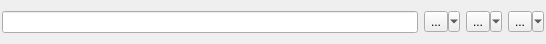
<?xml version="1.0" encoding="UTF-8"?>
<ui version="4.0">
 <class>SearchWidget</class>
 <widget class="QWidget" name="SearchWidget">
  <property name="geometry">
   <rect>
    <x>0</x>
    <y>0</y>
    <width>546</width>
    <height>44</height>
   </rect>
  </property>
  <property name="windowTitle">
   <string>Form</string>
  </property>
  <layout class="QHBoxLayout" name="horizontalLayout_2">
   <property name="leftMargin">
    <number>2</number>
   </property>
   <property name="topMargin">
    <number>2</number>
   </property>
   <property name="rightMargin">
    <number>2</number>
   </property>
   <property name="bottomMargin">
    <number>2</number>
   </property>
   <item>
    <layout class="QHBoxLayout" name="horizontalLayout">
     <item>
      <widget class="SearchLineEdit" name="searchBox"/>
     </item>
     <item>
      <widget class="CategoryToolButton" name="categoryButton">
       <property name="sizePolicy">
        <sizepolicy hsizetype="Preferred" vsizetype="Fixed">
         <horstretch>0</horstretch>
         <verstretch>0</verstretch>
        </sizepolicy>
       </property>
       <property name="text">
        <string>...</string>
       </property>
       <property name="icon">
        <iconset theme="edit-find">
         <normaloff>.</normaloff>.</iconset>
       </property>
       <property name="iconSize">
        <size>
         <width>22</width>
         <height>22</height>
        </size>
       </property>
       <property name="popupMode">
        <enum>QToolButton::MenuButtonPopup</enum>
       </property>
       <property name="toolButtonStyle">
        <enum>Qt::ToolButtonTextBesideIcon</enum>
       </property>
      </widget>
     </item>
     <item>
      <widget class="RepoToolButton" name="repoButton">
       <property name="text">
        <string>...</string>
       </property>
       <property name="icon">
        <iconset theme="repository">
         <normaloff>.</normaloff>.</iconset>
       </property>
       <property name="iconSize">
        <size>
         <width>22</width>
         <height>22</height>
        </size>
       </property>
       <property name="popupMode">
        <enum>QToolButton::MenuButtonPopup</enum>
       </property>
       <property name="toolButtonStyle">
        <enum>Qt::ToolButtonTextBesideIcon</enum>
       </property>
       <property name="arrowType">
        <enum>Qt::NoArrow</enum>
       </property>
      </widget>
     </item>
     <item>
      <widget class="FilterToolButton" name="filterButton">
       <property name="sizePolicy">
        <sizepolicy hsizetype="Preferred" vsizetype="Fixed">
         <horstretch>0</horstretch>
         <verstretch>0</verstretch>
        </sizepolicy>
       </property>
       <property name="text">
        <string>...</string>
       </property>
       <property name="icon">
        <iconset theme="view-filter"/>
       </property>
       <property name="iconSize">
        <size>
         <width>22</width>
         <height>22</height>
        </size>
       </property>
       <property name="popupMode">
        <enum>QToolButton::MenuButtonPopup</enum>
       </property>
       <property name="toolButtonStyle">
        <enum>Qt::ToolButtonTextBesideIcon</enum>
       </property>
      </widget>
     </item>
    </layout>
   </item>
  </layout>
 </widget>
 <customwidgets>
  <customwidget>
   <class>CategoryToolButton</class>
   <extends>QToolButton</extends>
   <header>categorytoolbutton.h</header>
  </customwidget>
  <customwidget>
   <class>FilterToolButton</class>
   <extends>QToolButton</extends>
   <header>filtertoolbutton.h</header>
  </customwidget>
  <customwidget>
   <class>SearchLineEdit</class>
   <extends>QLineEdit</extends>
   <header>searchlineedit.h</header>
  </customwidget>
  <customwidget>
   <class>RepoToolButton</class>
   <extends>QToolButton</extends>
   <header>repotoolbutton.h</header>
  </customwidget>
 </customwidgets>
 <resources/>
 <connections/>
</ui>
